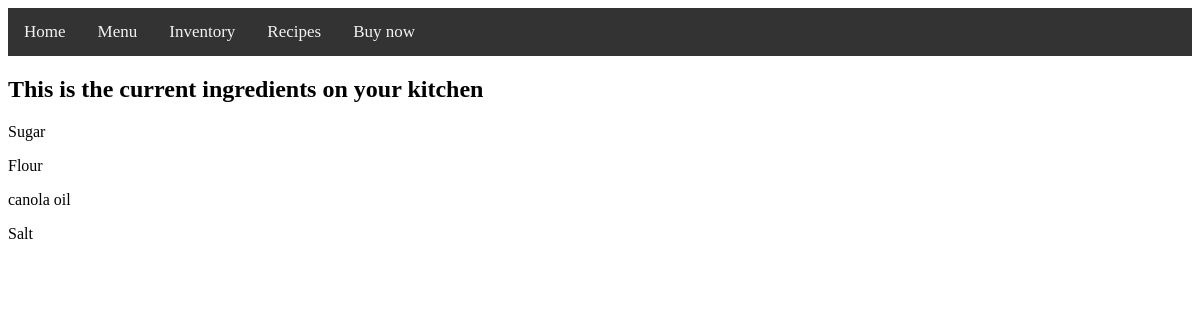
Before: / with the older database file.
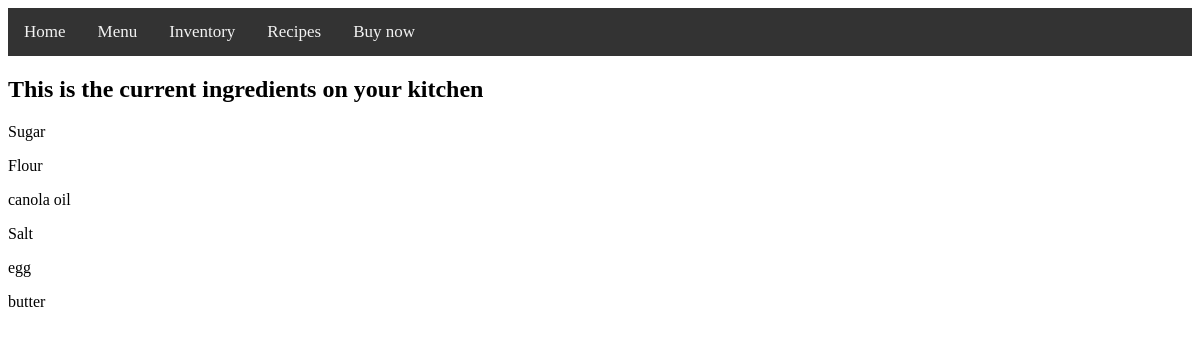
After: the same page with the newer database file.
### inventory/models.py (models this page shows, shortened)
class Ingredient(models.Model):
    name = models.CharField(max_length=50)
    quantity = models.IntegerField()
    unit = models.CharField(max_length=10)
    unit_price = models.DecimalField(max_digits=5, decimal_places=2)

### inventory/views.py (the view)
# urls.py: path('', views.home_view, name="home"),
def home_view(request):
    all_ingredients = Ingredient.objects.all()
    context = {"all_ingredients": all_ingredients}
    return render(request,"inventory/home.html", context)

### inventory/templates/inventory/home.html
{% extends 'inventory/base.html' %}
{% load static %}
{% block head %}
 <link rel="stylesheet" href="{% static 'inventory/style.css' %}">
{% endblock %}
{% block content %}
    <h2>This is the current ingredients on your kitchen</h2>
        {% for item in all_ingredients %}
            <p>{{ item.name }}</p>
        {% endfor %}
{% endblock %}

Changed rows visible on the page:
added Ingredient: name "egg"
added Ingredient: name "butter"
